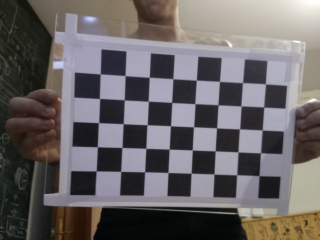
#> input picture raspberry/chess_board/ejemplo_00001.jpg, 320 x 240 px; its folder holds only this picture in this run
$ python calibration.py
#> lines starting #> are read from the running program, lines starting #| are printed output that depends on the picture; after the words box and inside, x2 and y2 are one past the last pixel; in counts of white or black regions, pixels touching at a corner belong together
import cv2
import numpy as np
import glob


# termination criteria
criteria = (cv2.TERM_CRITERIA_EPS + cv2.TERM_CRITERIA_MAX_ITER, 30, 0.001)

# 6x9 chess board, prepare object points, like (0,0,0), (1,0,0), (2,0,0) ....,(6,5,0)
object_point = np.zeros((5*8, 3), np.float32)
object_point[:, :2] = np.mgrid[0:8, 0:5].T.reshape(-1, 2)

# 3d point in real world space
object_points = []
# 2d points in image plane
image_points = []
h, w = 0, 0

images = glob.glob('chess_board/*.jpg')

for file_name in images:
    image = cv2.imread(file_name)
#> image is the input picture: shape (240, 320, 3); mean B, G, R 101.4, 100.5, 105
    gray = cv2.cvtColor(image, cv2.COLOR_BGR2GRAY)
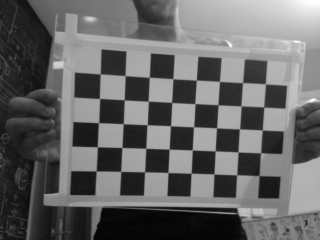
#> gray: shape (240, 320); min 3, max 255, mean 101.9
    h, w = gray.shape[:2]
#> h = 240; w = 320

    # find chess board corners
    ret, corners = cv2.findChessboardCorners(gray, (8, 5), None)
#> ret = True; corners = 40 rows, first 8: [259, 175.5], [236.6, 174.7], [214, 174], [191.1, 173.3], [168, 172.5], [144.6, 171.8], [120.7, 171.4], [96.17, 170.8]

    # add object points, image points
    if ret:
        object_points.append(object_point)
        cv2.cornerSubPix(gray, corners, (11, 11), (-1, -1), criteria)
        image_points.append(corners)

        # draw and display the corners
        cv2.drawChessboardCorners(image, (8, 5), corners, ret)
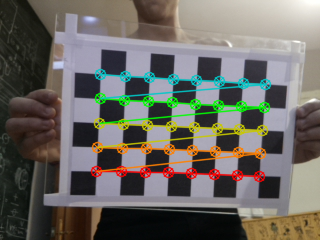
#> image: shape (240, 320, 3); 9.63% of pixels changed, all inside (x1, y1, x2, y2) = (90, 68, 272, 183)
        cv2.imshow('image', image)
        cv2.waitKey(500)

# calibration
retval, mtx, dist, rvecs, tvecs = cv2.calibrateCamera(object_points, image_points, (w, h), None, None)
#> retval = 0.0868; mtx = [[152.8, 0, 159.5], [0, 153, 109.2], [0, 0, 1]]; dist = [[0.0898, -0.125, -0.00192, 0.000123, 0.0746]]; rvecs = ([0.0866, 0.0428, -3.09],); tvecs = ([4.35, 2.91, 6.84],)

np.savez('camera_mtx.npz',mtx=mtx,dist=dist)
print('Matrix saved')

cv2.destroyAllWindows()

$ run again, on raspberry/chess_board/ejemplo_00006.jpg
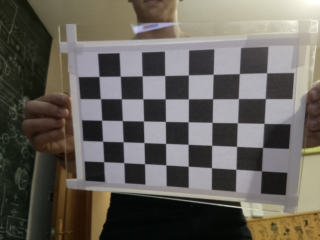
#> input picture raspberry/chess_board/ejemplo_00006.jpg, 320 x 240 px
#> image is the input picture: shape (240, 320, 3); mean B, G, R 90.3, 97.1, 101.4
#> `gray = cv2.cvtColor(image, cv2.COLOR_BGR2GRAY)`:
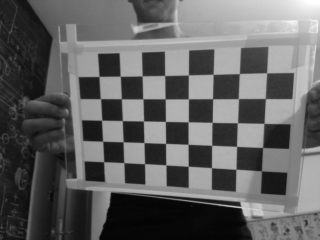
#> gray: shape (240, 320); min 3, max 254, mean 97.6
#> ret = True; corners = 40 rows, first 8: [261.5, 170.7], [235.9, 169.3], [211.5, 167.7], [188.1, 166.3], [165.8, 164.8], [144.5, 163.7], [123.8, 162.6], [103.7, 161.6]
#> `cv2.drawChessboardCorners(image, (8, 5), corners, ret)`:
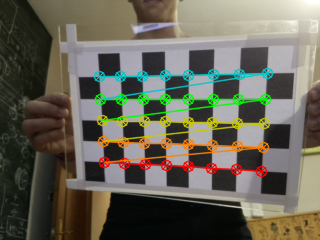
#> image: shape (240, 320, 3); 9.56% of pixels changed, all inside (x1, y1, x2, y2) = (93, 67, 274, 178)
#> retval = 0.0875; mtx = [[230.1, 0, 155.7], [0, 230.3, 114.3], [0, 0, 1]]; dist = [[0.126, -0.0183, 0.000331, -0.00332, -0.544]]; rvecs = ([-0.313, 0.246, -3.12],); tvecs = ([4.39, 2.34, 9.71],)

$ run again, on raspberry/chess_board/ejemplo_00007.jpg
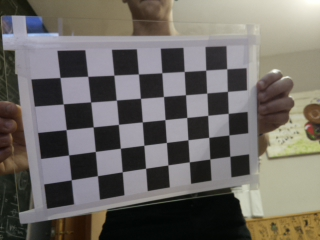
#> input picture raspberry/chess_board/ejemplo_00007.jpg, 320 x 240 px
#> image is the input picture: shape (240, 320, 3); mean B, G, R 100.8, 106, 110
#> `gray = cv2.cvtColor(image, cv2.COLOR_BGR2GRAY)`:
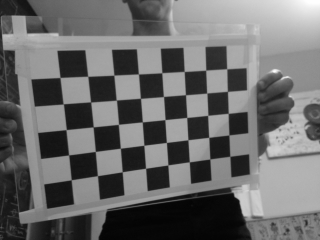
#> gray: shape (240, 320); min 3, max 254, mean 106.6
#> ret = True; corners = 40 rows, first 8: [230, 156.4], [209.8, 159.1], [189.2, 161.9], [167.9, 165], [145.7, 168.2], [122.1, 171.8], [97.37, 175.6], [71.24, 179.6]
#> `cv2.drawChessboardCorners(image, (8, 5), corners, ret)`:
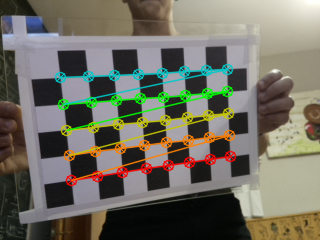
#> image: shape (240, 320, 3); 9.55% of pixels changed, all inside (x1, y1, x2, y2) = (54, 63, 237, 187)
#> retval = 0.1; mtx = [[273.6, 0, 171.4], [0, 276.7, 115.7], [0, 0, 1]]; dist = [[0.144, 0.285, -0.000337, 0.00623, -1.47]]; rvecs = ([-0.406, -0.175, 3.03],); tvecs = ([2.73, 1.87, 12.94],)

$ run again, on raspberry/chess_board/ejemplo_00008.jpg
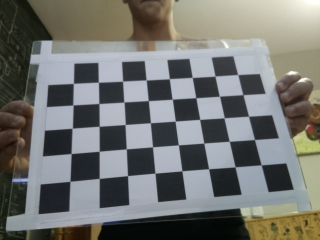
#> input picture raspberry/chess_board/ejemplo_00008.jpg, 320 x 240 px
#> image is the input picture: shape (240, 320, 3); mean B, G, R 112.5, 116.1, 114.9
#> `gray = cv2.cvtColor(image, cv2.COLOR_BGR2GRAY)`:
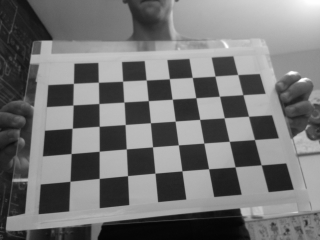
#> gray: shape (240, 320); min 3, max 254, mean 115.3
#> ret = True; corners = 40 rows, first 8: [261.1, 164.7], [235, 166.8], [208.6, 168.7], [181.9, 170.8], [155, 173.2], [127.5, 175.6], [99.27, 178.4], [69.94, 181.3]
#> `cv2.drawChessboardCorners(image, (8, 5), corners, ret)`:
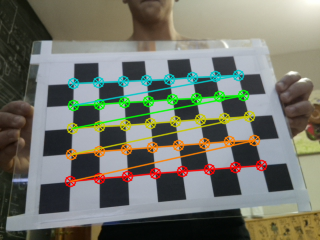
#> image: shape (240, 320, 3); 10.04% of pixels changed, all inside (x1, y1, x2, y2) = (64, 69, 268, 188)
#> retval = 0.0955; mtx = [[230.1, 0, 150.3], [0, 219.8, 107], [0, 0, 1]]; dist = [[0.155, -0.222, -0.00226, -0.00491, 0.0797]]; rvecs = ([-0.0942, 0.539, 3.01],); tvecs = ([4.16, 2.27, 8.79],)

$ run again, on raspberry/chess_board/ejemplo_00002.jpg
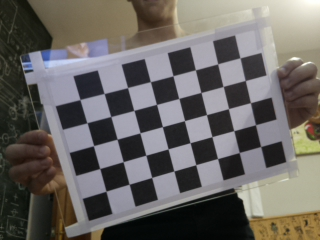
#> input picture raspberry/chess_board/ejemplo_00002.jpg, 320 x 240 px
#> image is the input picture: shape (240, 320, 3); mean B, G, R 98, 101.5, 105.1
#> `gray = cv2.cvtColor(image, cv2.COLOR_BGR2GRAY)`:
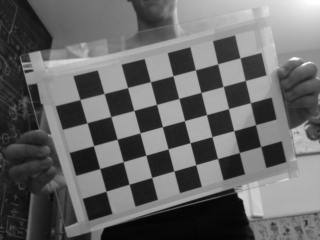
#> gray: shape (240, 320); min 4, max 254, mean 102.2
#> ret = True; corners = 40 rows, first 8: [260.7, 146.5], [239.2, 152.5], [217.5, 158.5], [195.7, 164.7], [173.9, 171], [151.7, 177.5], [129.1, 184.2], [106, 191.1]
#> `cv2.drawChessboardCorners(image, (8, 5), corners, ret)`:
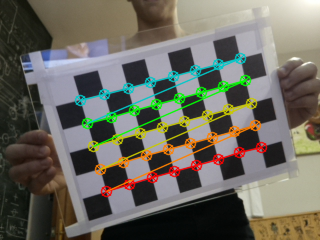
#> image: shape (240, 320, 3); 9.33% of pixels changed, all inside (x1, y1, x2, y2) = (74, 52, 268, 198)
#> retval = 0.0924; mtx = [[254.8, 0, 152.8], [0, 254.4, 112.9], [0, 0, 1]]; dist = [[0.198, -0.323, -0.000908, -0.00503, -0.334]]; rvecs = ([-0.118, -0.0987, 2.88],); tvecs = ([4.77, 1.48, 11.46],)
